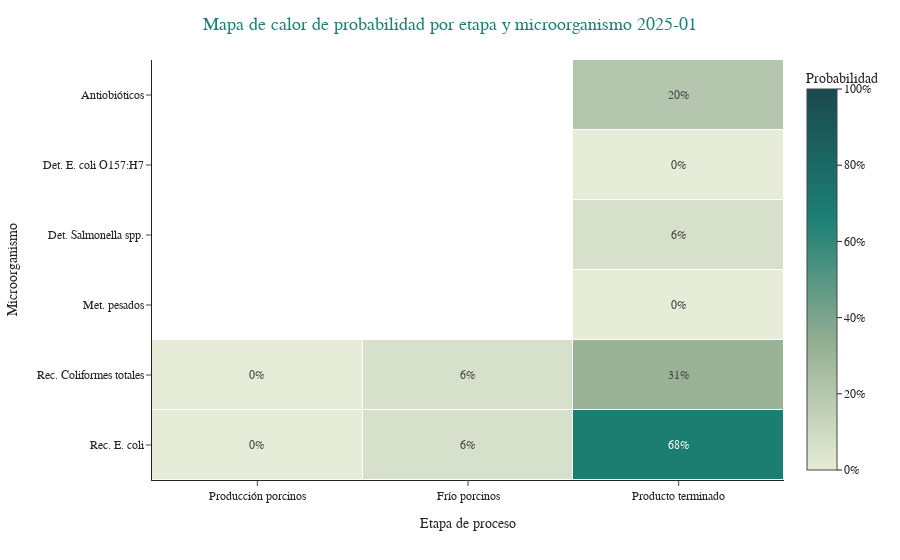
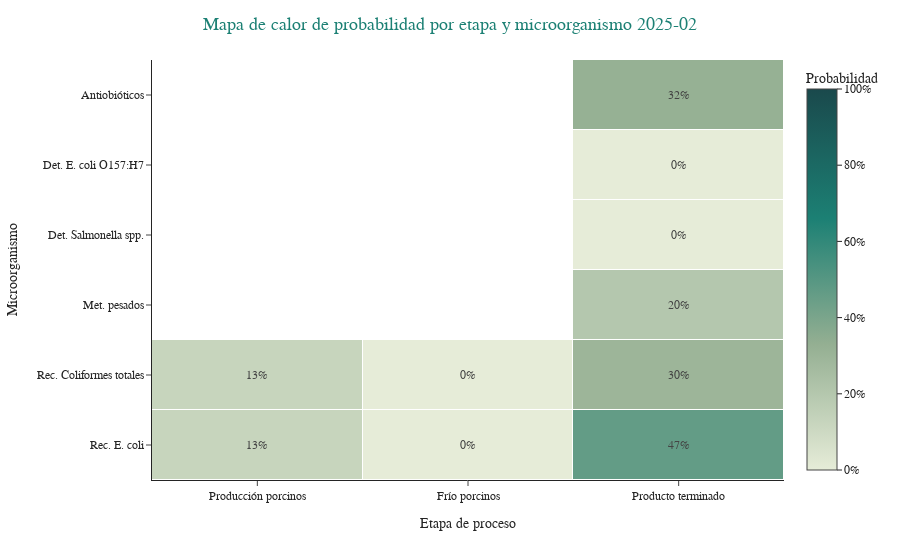
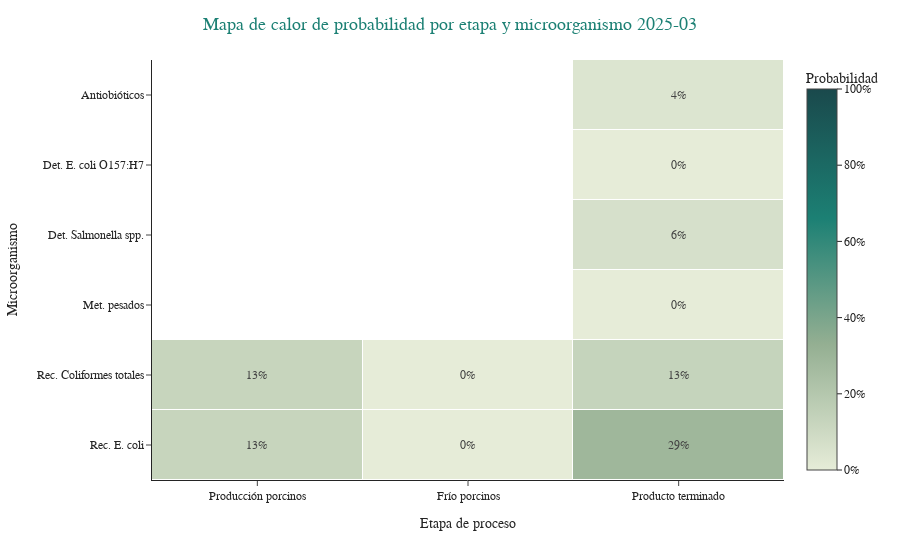
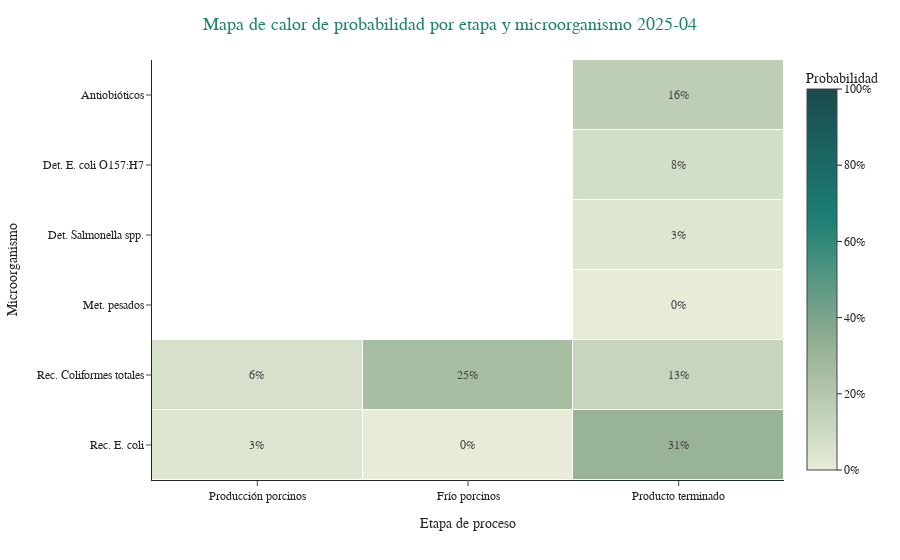

Notebook cell for these charts, in order:
### Code cell
df_2024 = df[df["Fecha de muestreo.autoCalendar.Date"]>='2025'].copy()
df_2024 = df_2024.sort_values(["year_month"])
for ym in df_2024["year_month"].unique():

    df_2024_ = df_2024[df_2024["year_month"] == ym]
    df_comp_group = (
        df_2024_
        .groupby(["Microorganismo", "Etapa de proceso"])
        .agg(prev=("deteccion", "mean"))
        .reset_index()
    )

    df_result = df_comp_group.pivot(
        index="Microorganismo",
        columns="Etapa de proceso",
        values="prev"
    )

    df_result = df_result.sort_index(axis=1).reset_index()


    micro_col = "Microorganismo"
    stage_cols = ['Producción porcinos','Frío porcinos', 'Producto terminado']  # orden fijo

    # Normaliza si vienen en %
    vals = df_result[stage_cols].to_numpy().ravel()
    finite = vals[np.isfinite(vals)]
    if finite.size and np.nanmax(finite) > 1.5:
        df_result[stage_cols] = df_result[stage_cols] / 100.0

    # Matriz y etiquetas
    mat = df_result.set_index(micro_col)[stage_cols]
    Z = mat.to_numpy()
    x_labels = stage_cols
    y_labels = mat.index.tolist()

    # ----------------------------
    # Paleta corporativa (0 → 1)
    # ----------------------------
    colorscale = [
        (0.00, "#E6ECD8"),  # claro
        (0.33, "#94AF92"),
        (0.66, "#1C8074"),
        (1.00, "#1A494C"),  # oscuro
    ]

    # ----------------------------
    # Gráfico Plotly
    # ----------------------------
    fig = px.imshow(
        Z,
        x=x_labels,
        y=y_labels,
        color_continuous_scale=colorscale,
        zmin=0, zmax=1,               # escala fija 0–1
        text_auto=".0%",              # anotar valores en %
        aspect="auto"
    )

    # Ejes y estilo
    fig.update_xaxes(title_text="Etapa de proceso",
                     categoryorder="array", categoryarray=x_labels)
    fig.update_yaxes(title_text="Microorganismo",
                     categoryorder="array", categoryarray=y_labels)

    fig.update_layout(
        title=dict(text=f"Mapa de calor de probabilidad por etapa y microorganismo {ym}",
                   font=dict(color="#1C8074", size=18), x=0.5),
        template="simple_white",
        coloraxis_colorbar=dict(title="Probabilidad", tickformat=".0%"),
        font=dict(size=12, family="Arial"),
    )

    # (Opcional) separadores sutiles entre celdas
    fig.update_traces(xgap=1, ygap=1)
    fig.show()
    s3.save_plotly_html(fig, f"heatmap_microorganismo_etapa_plotly_{ym}.html")

# Guardar a HTML
#
#fig.show()

### Figure 1 — Plotly figure (JSON) as saved in the notebook; plotly's stock layout.template omitted (floating-point values rounded to 4 significant figures)
{"data": [{"coloraxis": "coloraxis", "hovertemplate": "x: %{x}<br>y: %{y}<br>color: %{z}<extra></extra>", "name": "0", "texttemplate": "%{z:.0%}", "type": "heatmap", "x": ["Producción porcinos", "Frío porcinos", "Producto terminado"], "xaxis": "x", "xgap": 1, "y": ["Antiobióticos", "Det. E. coli O157:H7", "Det. Salmonella spp.", "Met. pesados", "Rec. Coliformes totales", "Rec. E. coli"], "yaxis": "y", "ygap": 1, "z": [[null, null, 0.2], [null, null, 0], [null, null, 0.0625], [null, null, 0], [0, 0.0625, 0.3077], [0, 0.0625, 0.6813]]}], "layout": {"coloraxis": {"cmax": 1, "cmin": 0, "colorbar": {"tickformat": ".0%", "title": {"text": "Probabilidad"}}, "colorscale": [[0, "#E6ECD8"], [0.33, "#94AF92"], [0.66, "#1C8074"], [1, "#1A494C"]]}, "font": {"family": "Arial", "size": 12}, "margin": {"t": 60}, "title": {"font": {"color": "#1C8074", "size": 18}, "text": "Mapa de calor de probabilidad por etapa y microorganismo 2025-01", "x": 0.5}, "xaxis": {"anchor": "y", "categoryarray": ["Producción porcinos", "Frío porcinos", "Producto terminado"], "categoryorder": "array", "domain": [0, 1], "title": {"text": "Etapa de proceso"}}, "yaxis": {"anchor": "x", "autorange": "reversed", "categoryarray": ["Antiobióticos", "Det. E. coli O157:H7", "Det. Salmonella spp.", "Met. pesados", "Rec. Coliformes totales", "Rec. E. coli"], "categoryorder": "array", "domain": [0, 1], "title": {"text": "Microorganismo"}}}}

### Figure 2 — Plotly figure (JSON) as saved in the notebook; plotly's stock layout.template omitted (floating-point values rounded to 4 significant figures)
{"data": [{"coloraxis": "coloraxis", "hovertemplate": "x: %{x}<br>y: %{y}<br>color: %{z}<extra></extra>", "name": "0", "texttemplate": "%{z:.0%}", "type": "heatmap", "x": ["Producción porcinos", "Frío porcinos", "Producto terminado"], "xaxis": "x", "xgap": 1, "y": ["Antiobióticos", "Det. E. coli O157:H7", "Det. Salmonella spp.", "Met. pesados", "Rec. Coliformes totales", "Rec. E. coli"], "yaxis": "y", "ygap": 1, "z": [[null, null, 0.32], [null, null, 0], [null, null, 0], [null, null, 0.2], [0.125, 0, 0.2955], [0.125, 0, 0.4659]]}], "layout": {"coloraxis": {"cmax": 1, "cmin": 0, "colorbar": {"tickformat": ".0%", "title": {"text": "Probabilidad"}}, "colorscale": [[0, "#E6ECD8"], [0.33, "#94AF92"], [0.66, "#1C8074"], [1, "#1A494C"]]}, "font": {"family": "Arial", "size": 12}, "margin": {"t": 60}, "title": {"font": {"color": "#1C8074", "size": 18}, "text": "Mapa de calor de probabilidad por etapa y microorganismo 2025-02", "x": 0.5}, "xaxis": {"anchor": "y", "categoryarray": ["Producción porcinos", "Frío porcinos", "Producto terminado"], "categoryorder": "array", "domain": [0, 1], "title": {"text": "Etapa de proceso"}}, "yaxis": {"anchor": "x", "autorange": "reversed", "categoryarray": ["Antiobióticos", "Det. E. coli O157:H7", "Det. Salmonella spp.", "Met. pesados", "Rec. Coliformes totales", "Rec. E. coli"], "categoryorder": "array", "domain": [0, 1], "title": {"text": "Microorganismo"}}}}

### Figure 3 — Plotly figure (JSON) as saved in the notebook; plotly's stock layout.template omitted (floating-point values rounded to 4 significant figures)
{"data": [{"coloraxis": "coloraxis", "hovertemplate": "x: %{x}<br>y: %{y}<br>color: %{z}<extra></extra>", "name": "0", "texttemplate": "%{z:.0%}", "type": "heatmap", "x": ["Producción porcinos", "Frío porcinos", "Producto terminado"], "xaxis": "x", "xgap": 1, "y": ["Antiobióticos", "Det. E. coli O157:H7", "Det. Salmonella spp.", "Met. pesados", "Rec. Coliformes totales", "Rec. E. coli"], "yaxis": "y", "ygap": 1, "z": [[null, null, 0.04], [null, null, 0], [null, null, 0.0625], [null, null, 0], [0.125, 0, 0.1319], [0.125, 0, 0.2857]]}], "layout": {"coloraxis": {"cmax": 1, "cmin": 0, "colorbar": {"tickformat": ".0%", "title": {"text": "Probabilidad"}}, "colorscale": [[0, "#E6ECD8"], [0.33, "#94AF92"], [0.66, "#1C8074"], [1, "#1A494C"]]}, "font": {"family": "Arial", "size": 12}, "margin": {"t": 60}, "title": {"font": {"color": "#1C8074", "size": 18}, "text": "Mapa de calor de probabilidad por etapa y microorganismo 2025-03", "x": 0.5}, "xaxis": {"anchor": "y", "categoryarray": ["Producción porcinos", "Frío porcinos", "Producto terminado"], "categoryorder": "array", "domain": [0, 1], "title": {"text": "Etapa de proceso"}}, "yaxis": {"anchor": "x", "autorange": "reversed", "categoryarray": ["Antiobióticos", "Det. E. coli O157:H7", "Det. Salmonella spp.", "Met. pesados", "Rec. Coliformes totales", "Rec. E. coli"], "categoryorder": "array", "domain": [0, 1], "title": {"text": "Microorganismo"}}}}

### Figure 4 — Plotly figure (JSON) as saved in the notebook; plotly's stock layout.template omitted (floating-point values rounded to 4 significant figures)
{"data": [{"coloraxis": "coloraxis", "hovertemplate": "x: %{x}<br>y: %{y}<br>color: %{z}<extra></extra>", "name": "0", "texttemplate": "%{z:.0%}", "type": "heatmap", "x": ["Producción porcinos", "Frío porcinos", "Producto terminado"], "xaxis": "x", "xgap": 1, "y": ["Antiobióticos", "Det. E. coli O157:H7", "Det. Salmonella spp.", "Met. pesados", "Rec. Coliformes totales", "Rec. E. coli"], "yaxis": "y", "ygap": 1, "z": [[null, null, 0.16], [null, null, 0.07692], [null, null, 0.03448], [null, null, 0], [0.0625, 0.25, 0.1264], [0.03125, 0, 0.3103]]}], "layout": {"coloraxis": {"cmax": 1, "cmin": 0, "colorbar": {"tickformat": ".0%", "title": {"text": "Probabilidad"}}, "colorscale": [[0, "#E6ECD8"], [0.33, "#94AF92"], [0.66, "#1C8074"], [1, "#1A494C"]]}, "font": {"family": "Arial", "size": 12}, "margin": {"t": 60}, "title": {"font": {"color": "#1C8074", "size": 18}, "text": "Mapa de calor de probabilidad por etapa y microorganismo 2025-04", "x": 0.5}, "xaxis": {"anchor": "y", "categoryarray": ["Producción porcinos", "Frío porcinos", "Producto terminado"], "categoryorder": "array", "domain": [0, 1], "title": {"text": "Etapa de proceso"}}, "yaxis": {"anchor": "x", "autorange": "reversed", "categoryarray": ["Antiobióticos", "Det. E. coli O157:H7", "Det. Salmonella spp.", "Met. pesados", "Rec. Coliformes totales", "Rec. E. coli"], "categoryorder": "array", "domain": [0, 1], "title": {"text": "Microorganismo"}}}}
